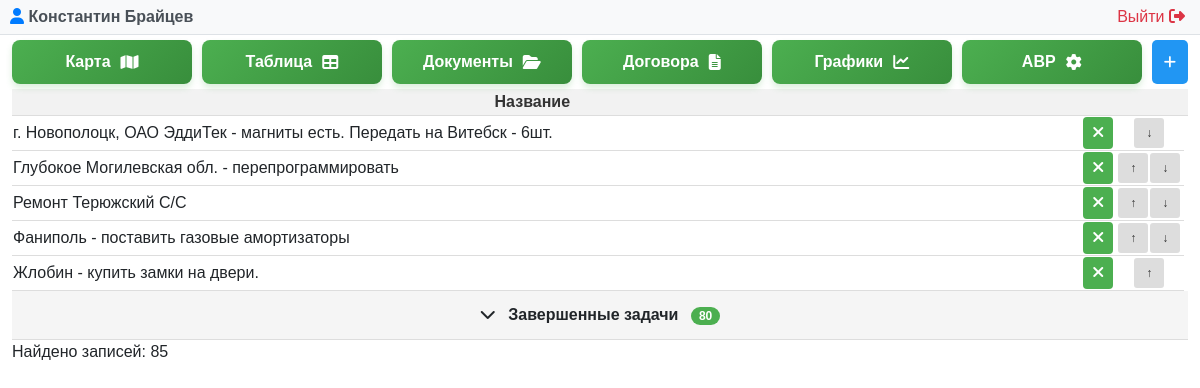
Before: /problem.php (signed in) with the older database file.
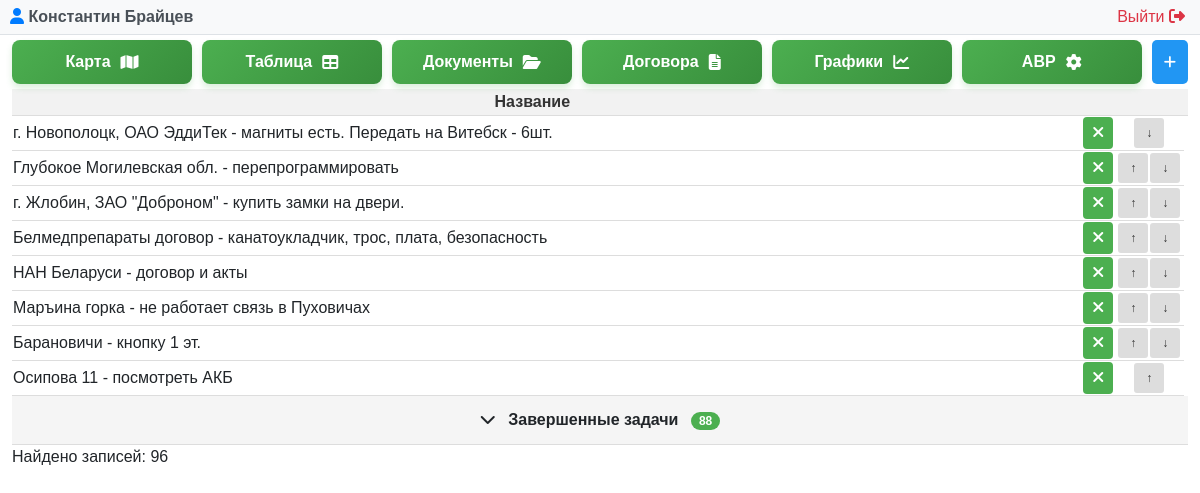
After: the same page with the newer database file.
### tables this page shows
CREATE TABLE "LIFTEH_problem" ("id" integer NOT NULL PRIMARY KEY AUTOINCREMENT, "name" varchar(255) NOT NULL, "created_date" DATETIME DEFAULT CURRENT_TIMESTAMP, "is_completed" bool NOT NULL, "user_id" integer NOT NULL REFERENCES "auth_user" ("id") DEFERRABLE INITIALLY DEFERRED, priority INTEGER);

### problem.php (called while the page is built, shortened)
<?php
require __DIR__ . '/modules/problem/problem.php';

### modules/auth/auth.php (called while the page is built, shortened)
<?php
function getCurrentUser() {
    try {
        $pdo = getDbConnection();
        $stmt = $pdo->prepare("SELECT id, username, email, first_name, last_name, is_superuser, is_staff, is_active, dogovor FROM auth_user WHERE id = ?");
        $stmt->execute([$_SESSION['user_id']]);
        return $stmt->fetch(PDO::FETCH_ASSOC);
    } catch (PDOException $e) {
        error_log("Ошибка получения пользователя: " . $e->getMessage());
        return null;
    }
}
?>

### modules/problem/problem.php (the view, shortened to what this page needs)
<?php
require_once __DIR__ . '/../../modules/auth/auth.php';
$currentUser = getCurrentUser();
$isSuperAdmin = ($currentUser['is_superuser'] ?? 0) == 1;
try {
    $db = new PDO('sqlite:' . DB_PATH);
    $db->setAttribute(PDO::ATTR_ERRMODE, PDO::ERRMODE_EXCEPTION);
} catch(PDOException $e) {
    die("Ошибка подключения к БД: " . $e->getMessage());
}
$db->exec("CREATE TABLE IF NOT EXISTS LIFTEH_problem (
    id INTEGER PRIMARY KEY AUTOINCREMENT,
    name TEXT NOT NULL,
    created_date DATETIME DEFAULT CURRENT_TIMESTAMP,
    is_completed INTEGER DEFAULT 0,
    user_id INTEGER,
    priority INTEGER DEFAULT 0
)");
$stmt = $db->query("SELECT * FROM LIFTEH_problem WHERE is_completed != 2 ORDER BY is_completed, priority ASC");
$problems = $stmt->fetchAll(PDO::FETCH_ASSOC);
?>
<!DOCTYPE html>
<html lang="ru">
<?php $pageTitle = 'Управление проблемами'; include __DIR__ . '/../../includes/header.php'; ?>
<body>
<?php include __DIR__ . '/../../modules/admin/user_panel.php'; ?>
    <div class="container-fluid">
        <div class="controls">
            <div class="button-group">
                <a href="/map.php" class="map-button">
                    <span class="button-text">Карта</span>
                    <i class="fas fa-map"></i>
                </a>
                <a href="/index.php" class="map-button">
                    <span class="button-text">Таблица</span>
                    <i class="fas fa-table"></i>
                </a>
                <a href="/document.php" class="map-button">
                    <span class="button-text">Документы</span>
                    <i class="fas fa-folder-open"></i>
                </a>
                <?php if ($isSuperAdmin): ?>
                    <a href="/dogovor.php" class="map-button">
                        <span class="button-text">Договора</span>
                        <i class="fas fa-file-alt"></i>
                    </a>
                    <a href="/charts.php" class="map-button">
                        <span class="button-text">Графики</span>
                        <i class="fas fa-chart-line"></i>
                    </a>
                    <a href="avr.php" class="map-button">
                        <span class="button-text">АВР</span>
                        <i class="fa-solid fa-gear"></i>
                    </a>
                <?php endif; ?>
                <button class="btn btn-primary" onclick="openAddModal()">
                    <i class="fas fa-plus"></i>
                </button>
            </div>
        </div>
        <table id="problemTable">
            <thead>
                <tr>
                    <th>Название</th>
                    <th></th>
                    <th></th>
                    <th></th>
                </tr>
            </thead>
            <tbody>
                <?php
                $activeProblems = [];
                $completedProblems = [];
                foreach ($problems as $problem) {
                    if ($problem['is_completed'] == 1) {
                        $completedProblems[] = $problem;
                    } else {
                        $activeProblems[] = $problem;
                    }
                }
                ?>
                <?php foreach ($activeProblems as $problem): ?>
                <tr class="problem-row active-row" data-status="active" data-id="<?= $problem['id'] ?>">
                    <td class="<?php if ($problem['is_completed'] == 2) echo 'deleted'; ?>"
                        id="row-<?= $problem['id'] ?>"
                        onclick="openEditModal(<?= $problem['id'] ?>)"
                        style="text-align: left;">
                        <?= htmlspecialchars($problem['name']) ?>
                    </td>
                    <td style="text-align: right;">
                        <form method="POST" style="display: inline;" onsubmit="return toggleComplete(event, this)">
                            <button type="submit" class="status-badge <?= $problem['is_completed'] ? 'status-completed' : 'status-active' ?>" style="width: 30px;">
                                <?= $problem['is_completed'] ? '<i class="fas fa-check"></i>' : '<i class="fas fa-times"></i>' ?>
                            </button>
                        </form>
                    </td>
                    <td style="width: 70px;">
                        <div class="priority-buttons">
                            <?php
                            $minMax = $db->query("SELECT MIN(priority) as min_priority, MAX(priority) as max_priority
                                                    FROM LIFTEH_problem
                                                    WHERE is_completed = 0")->fetch(PDO::FETCH_ASSOC);
                            $minPriority = $minMax['min_priority'];
                            $maxPriority = $minMax['max_priority'];
                            ?>
                            <?php if ($problem['is_completed'] == 0): ?>
                                <?php if ($problem['priority'] > $minPriority): ?>
                                    <form method="POST" style="display: inline;" onsubmit="return movePriority(event, this)">
                                        <button type="submit" class="priority-btn" title="Повысить приоритет">↑</button>
                                    </form>
                                <?php endif; ?>
                                <?php if ($problem['priority'] < $maxPriority): ?>
                                    <form method="POST" style="display: inline;" onsubmit="return movePriority(event, this)">
                                        <button type="submit" class="priority-btn" title="Понизить приоритет">↓</button>
                                    </form>
                                <?php endif; ?>
                            <?php else: ?>
                                <span class="priority-disabled"></span>
                            <?php endif; ?>
                        </div>
                    </td>
                </tr>
                <?php endforeach; ?>
                <?php if (count($completedProblems) > 0): ?>
                <tr class="accordion-row" id="accordionRow">
                    <td colspan="4" style="background-color: #f5f5f5; cursor: pointer; padding: 12px; text-align: center; font-weight: bold;" onclick="toggleCompletedTasks()">
                        <span id="accordionIcon">
                            <i class="fas fa-chevron-down"></i>
                        </span>
                        Завершенные задачи
                        <span style="background-color: #4CAF50; color: white; padding: 2px 8px; border-radius: 12px; font-size: 12px; margin-left: 8px;">
                            <?= count($completedProblems) ?>
                        </span>
                    </td>
                </tr>
                <?php endif; ?>
            </tbody>
        </table>
        <div class="count">Найдено записей: <?= count($problems); ?></div>
    </div>
</body>
</html>

### includes/header.php (shortened to what this page needs)
<head>
    <link href="https://cdn.jsdelivr.net/npm/bootstrap@5.1.3/dist/css/bootstrap.min.css" rel="stylesheet">
    <link rel="stylesheet" href="https://cdnjs.cloudflare.com/ajax/libs/font-awesome/6.4.0/css/all.min.css">
    <?php
    $currentPage = parse_url($_SERVER['REQUEST_URI'], PHP_URL_PATH);
    $currentPage = rtrim($currentPage, '/');
    ?>
    <?php if ($currentPage == '/problem.php'): ?>
        <link rel="stylesheet" href="/assets/css/problem_styles.css">
        <link rel="stylesheet" href="/assets/css/modal-styles.css">
    <?php endif; ?>
</head>

### modules/admin/user_panel.php (shortened to what this page needs)
<div class="user-panel">
    <div class="user-info">
        <span class="user-name">
            <i class="fas fa-user"></i>
            <?php echo htmlspecialchars($currentUser['first_name'] ?? ''); ?>
            <?php echo htmlspecialchars($currentUser['last_name'] ?? ''); ?>
        </span>
        <a href="/modules/auth/logout.php" class="logout-btn">
          Выйти <i class="fas fa-sign-out-alt"></i>
        </a>
    </div>
</div>

### assets/css/problem_styles.css (style rules this page uses)
body { font-family: Arial, sans-serif; }
.btn { margin: 0px !important; padding: 8px 12px !important; border-radius: 5px !important; }
.button-group { flex-wrap: wrap; margin-top: 5px; display: flex; gap: 10px; }
.map-button, .refresh-button { flex: 1; padding: 10px 10px; border-radius: 8px; text-decoration: none; display: flex; align-items: center; justify-content: center; gap: 10px; font-weight: bold; font-size: 16px; transition: all 0.3s ease; text-align: center; }
.map-button { background: linear-gradient(135deg, #4CAF50 0%, #388E3C 100%); color: white; box-shadow: 0 4px 6px rgba(76, 175, 80, 0.2); }
table { width: 100%; border-collapse: collapse; margin-top: 5px; }
th, td { text-align: center; border-bottom: 1px solid #ddd; }
th { background-color: #f2f2f2; font-weight: bold; color: #333; }
.btn { display: inline-block; padding: 8px 16px; background-color: #4CAF50; color: white; border: none; border-radius: 4px; cursor: pointer; font-size: 14px; text-decoration: none; margin-right: 5px; transition: opacity 0.3s; }
.btn-primary { background-color: #2196F3; }
.priority-buttons { display: inline-flex; gap: 2px; }
.priority-btn { width: 30px; height: 30px; padding: 4px 8px; font-size: 12px; background-color: #ddd; color: #333; border: none; border-radius: 3px; cursor: pointer; }
.status-badge { padding: 4px 8px; border-radius: 4px; font-weight: bold; border: none; cursor: pointer; }
.status-active { background-color: #4CAF50; color: white; }
.accordion-row td { background-color: #f8f9fa; cursor: pointer; transition: background-color 0.3s ease; user-select: none; }
.accordion-row td i { transition: transform 0.3s ease; margin-right: 8px; }

### modules/admin/user_panel.php (style rules this page uses)
.user-panel { background-color: #f8f9fa; padding: 5px 10px; border-bottom: 1px solid #dee2e6; margin-bottom: 0px; }
.user-info { max-width: 1200px; margin: 0 auto; display: flex; justify-content: space-between; align-items: center; }
.user-name { font-weight: bold; color: #495057; }
.user-name i { color: #007bff; }
.logout-btn { color: #dc3545; text-decoration: none; border-radius: 4px; transition: background-color 0.3s; }
.logout-btn i { margin-right: 5px; }

Changed rows visible on the page:
no longer on this page (row edited): lifteh_problem: name "Ремонт Терюжский С/С", is_completed False (drawn)
no longer on this page (row edited): lifteh_problem: name "Фаниполь - поставить газовые амортизаторы", is_completed False (drawn)
changed lifteh_problem: name "Жлобин - купить замки на двери." → "г. Жлобин, ЗАО \"Доброном\" - купить замки на двери."; now shows "↓"
added lifteh_problem: name "Белмедпрепараты договор - канатоукладчик, трос, плата, безопасность", is_completed False (drawn)
added lifteh_problem: name "НАН Беларуси - договор и акты", is_completed False (drawn)
added lifteh_problem: name "Маръина горка - не работает связь в Пуховичах", is_completed False (drawn)
added lifteh_problem: name "Барановичи - кнопку 1 эт.", is_completed False (drawn)
added lifteh_problem: name "Осипова 11 - посмотреть АКБ", is_completed False (drawn)
Other visible differences:
count($completedProblems): "80" → "88"
count($problems): "85" → "96"
